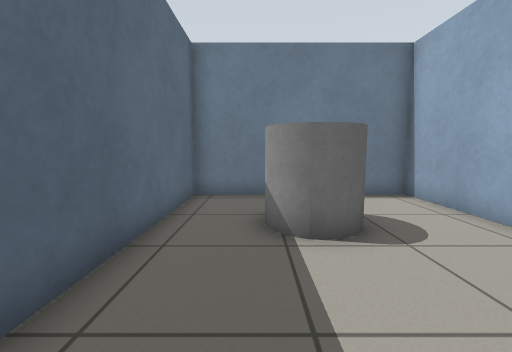
[1] (above)

12 first-person views from a walk through a Gazebo world. The camera is 0.78 m above the floor, tilts 6° down and sees 90° across. The floor is counted in squares, 0.5 m on a side. Each view is taken from the middle of a square. On the plan, view 1 faces up. The plan holds only what a view shows up to about 14 squares ahead; the rest is blank.

[2]
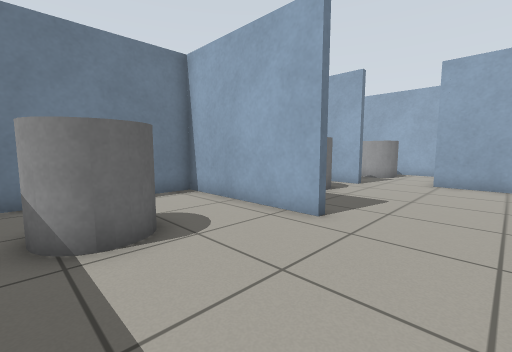

[3]
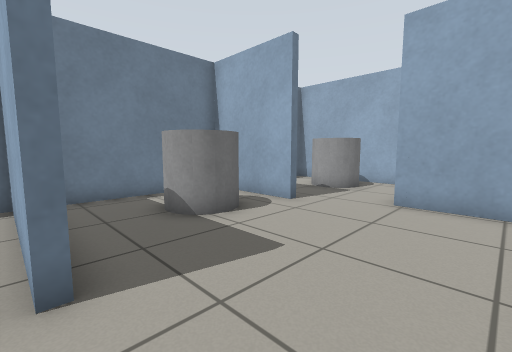

[4]
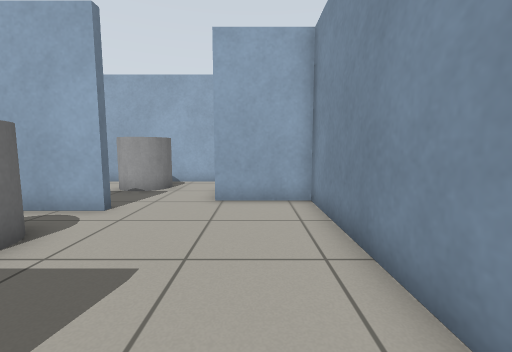

[5]
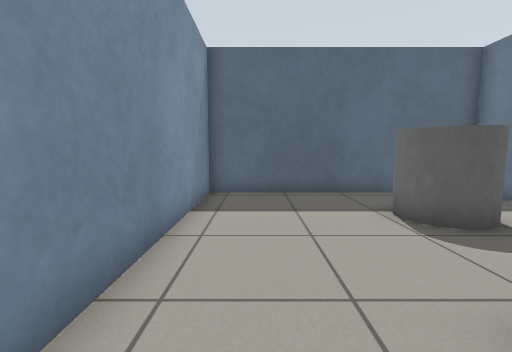

[6]
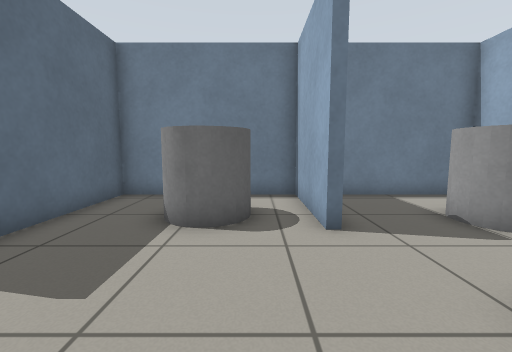

[7]
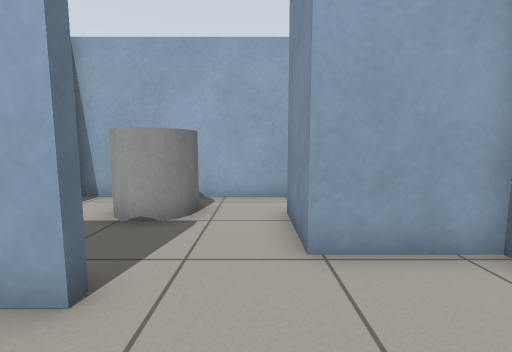

[8]
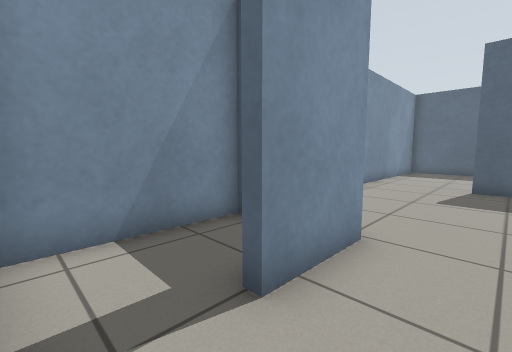

[9]
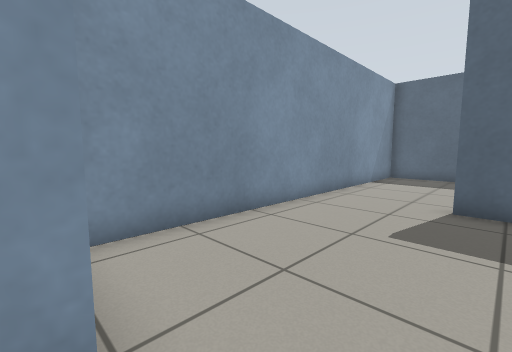

[10]
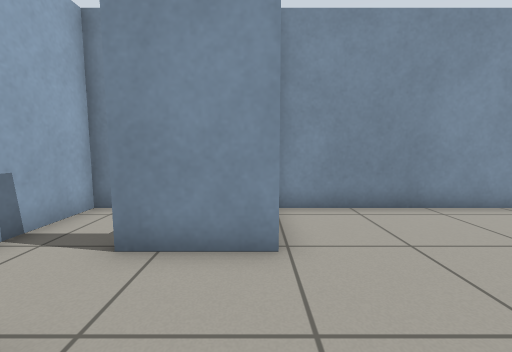

[11]
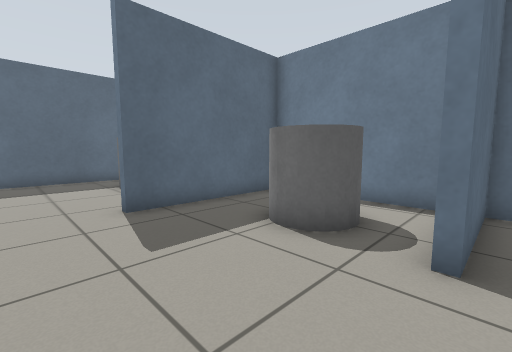

[12]
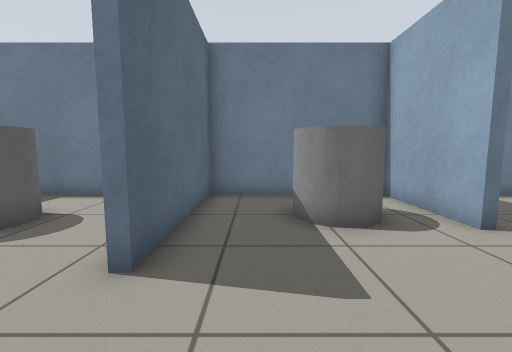

### Floor plan
Points are (right, up) in squares from view 1. A wall is a line through its corners. A room is listed if a view was taken in it or the views show most of it. See-through windows are left out.
Room 1 (views 1, 2, 3, 4)
walls: (5.1, 3) (5.1, 8.7) (-2.1, 8.7) (-2.1, -0.7) (5.5, -0.7)
ways out: opening at (5, 1.5) to room 2
objects: grey cylinder (0, 5) to (2, 6)
Room 2 (views 5, 6, 7, 11, 12)
walls: (11.7, 4.8) (11.4, 4.8) (11.4, 8.7) (5.4, 8.7) (5.4, 3); (5.5, -0.7) (12.7, -0.7) (12.7, 2.2)
ways out: opening at (5, 1.5) to room 1; opening at (12, 3.5) to room 3
objects: grey cylinder (8, 5) to (10, 6)
Room 3 (views 8, 9, 10)
walls: (17.3, 2.5) (17.3, 8.7) (11.7, 8.7) (11.7, 4.8); (12.7, 2.2) (15.3, 2.2)
ways out: opening at (12, 3.5) to room 2; opening at (16.5, 2) to room 4
objects: grey cylinder (15, 5) to (16, 6)
Room 4 (no view inside)
walls: (12.9, -0.7) (17.3, -0.7) (17.3, 2.5)
ways out: opening at (16.5, 2) to room 3

Where each view was taken, in squares from view 1:
view 1: 0 up, 0 right, facing up
view 2: 0 up, 0 right, facing up-right
view 3: 0 up, 5 right, facing up-right
view 4: 1 up, 5 right, facing right
view 5: 1 up, 7 right, facing left
view 6: 0 up, 10 right, facing up
view 7: 3 up, 9 right, facing right
view 8: 4 up, 17 right, facing down-left
view 9: 4 up, 13 right, facing down-left
view 10: 6 up, 13 right, facing down
view 11: 1 up, 12 right, facing up-left
view 12: 0 up, 7 right, facing up
